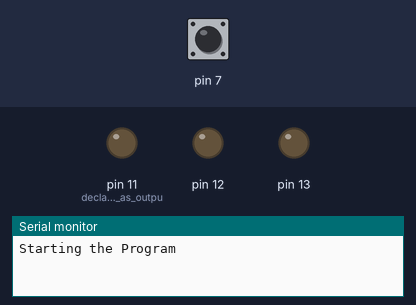
A sketch run on a simulated Arduino Uno, built with avr-gcc and run on an emulated ATmega328P. Parts: output pins drawn as LEDs (lit = HIGH), the last lines printed to the serial monitor. Inputs (shaded band) come from the test bench; at power-on: pin 7 HIGH.

Above: at 1.2 s.
1.3 s: pin 7 pulled LOW for 0.15 s
At 1.9 s:
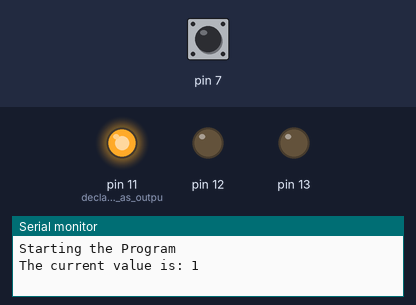
2.9 s: pin 7 pulled LOW for 1 s
At 4.3 s:
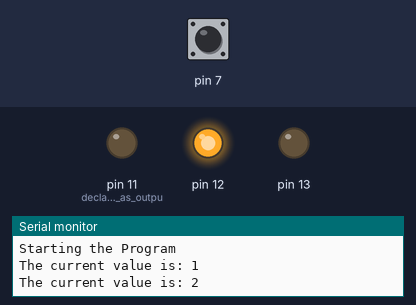
5.4 s: pin 7 pulled LOW for 0.15 s
At 6.2 s:
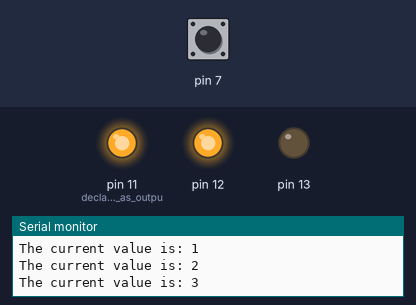
7.0 s: pin 7 pulled LOW for 3.2 s
At 7.4 s:
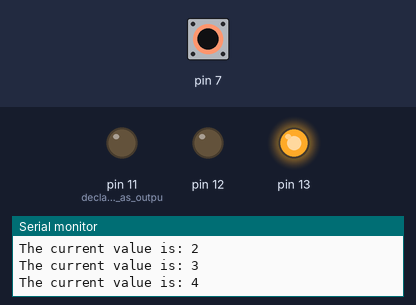
11.7 s: pin 7 pulled LOW for 0.15 s
At 12.2 s:
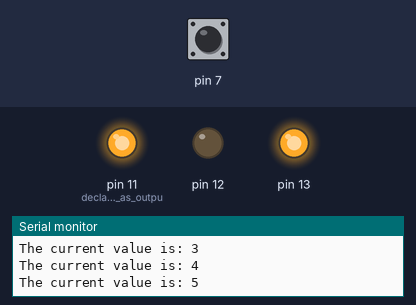
13.3 s: pin 7 pulled LOW for 1 s
At 14.6 s:
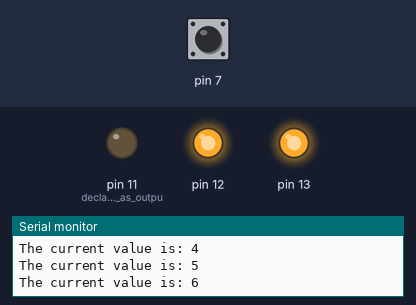
Timing chart, 0 to 16.3 s (numbered marks = the images above; inputs shaded):
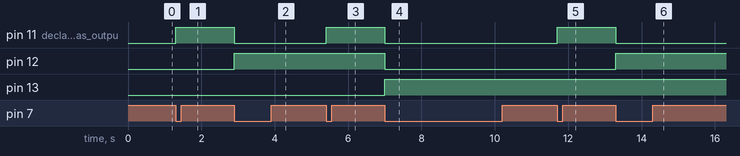

The sketch:

pushButtonCounterSerial.ino
```cpp
// Push Button Binary counter

/*
  This sketch increases a 3 bit number every time a button is pressed
  by the user and shows the output on 3 LEDs.

  Prints a value on every button press.
*/

int i = 0;
char txt[] = "The current value is: ";

void setup() {
  pinMode(11,OUTPUT);   // declare LED pins as output pins
  pinMode(12,OUTPUT);
  pinMode(13,OUTPUT);
  pinMode(7, INPUT_PULLUP);
  Serial.begin(9600);		// initialize serial communication.
  Serial.println("Starting the Program"); // print only once.
}

void loop() {
  if (digitalRead(7)==0) {
    if(i<7) {
      i++;
    }
    else {
      i=0;
    }

    Serial.print(txt);
    Serial.println(i);		// print the current value.

    int a=i%2;      // calculate LSB
    int b=i/2 %2;     // calculate middle bit
    int c=i/4 %2;     // calculate MSB
    digitalWrite(11,a);  // write MSB
    digitalWrite(12,b);  // write middle bit
    digitalWrite(13,c);  // write LSB
    while(digitalRead(7)==0);
    delay(1000);     // wait for a second
  }
}
```

Measured:
- after the input at 1.3 s, pin 11 (declare_LED_pins_as_outpu): LOW → HIGH at once
- after the input at 2.9 s, pin 11 (declare_LED_pins_as_outpu): HIGH → LOW at once; pin 12: LOW → HIGH at once
- after the input at 5.4 s, pin 11 (declare_LED_pins_as_outpu): LOW → HIGH at once
- after the input at 7.0 s, pin 11 (declare_LED_pins_as_outpu), pin 12: HIGH → LOW at once; pin 13: LOW → HIGH at once
- after the input at 11.7 s, pin 11 (declare_LED_pins_as_outpu): LOW → HIGH at once
- after the input at 13.3 s, pin 11 (declare_LED_pins_as_outpu): HIGH → LOW at once; pin 12: LOW → HIGH at once
